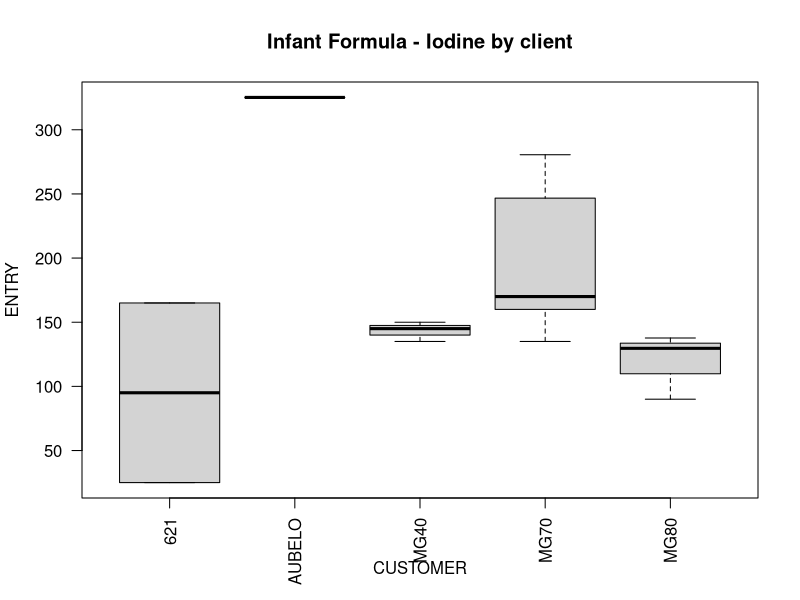
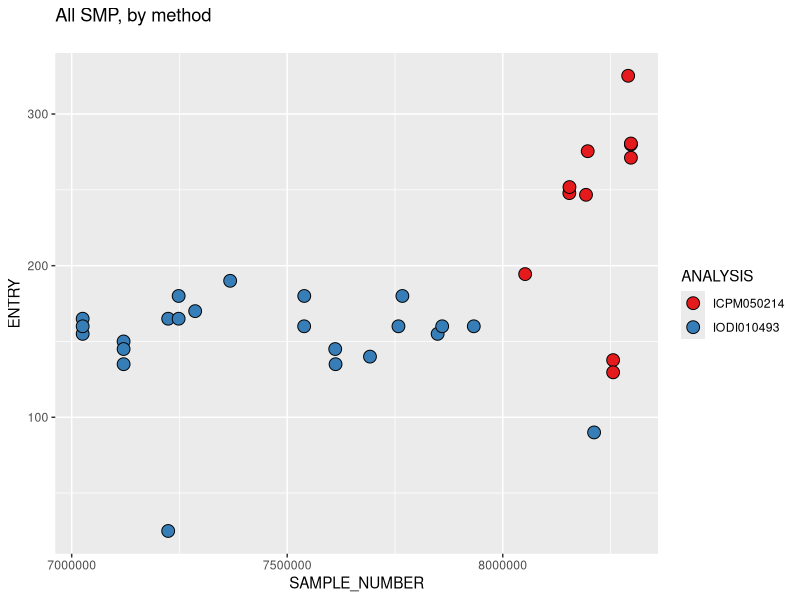
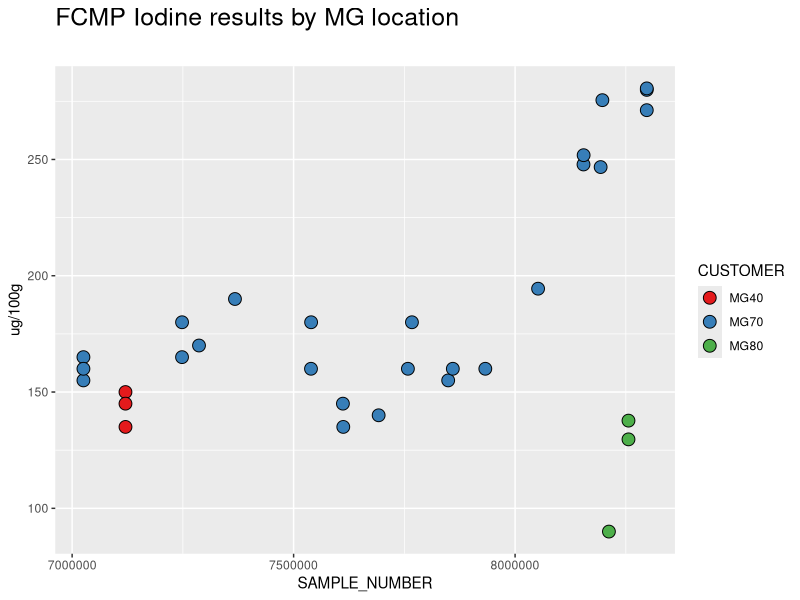
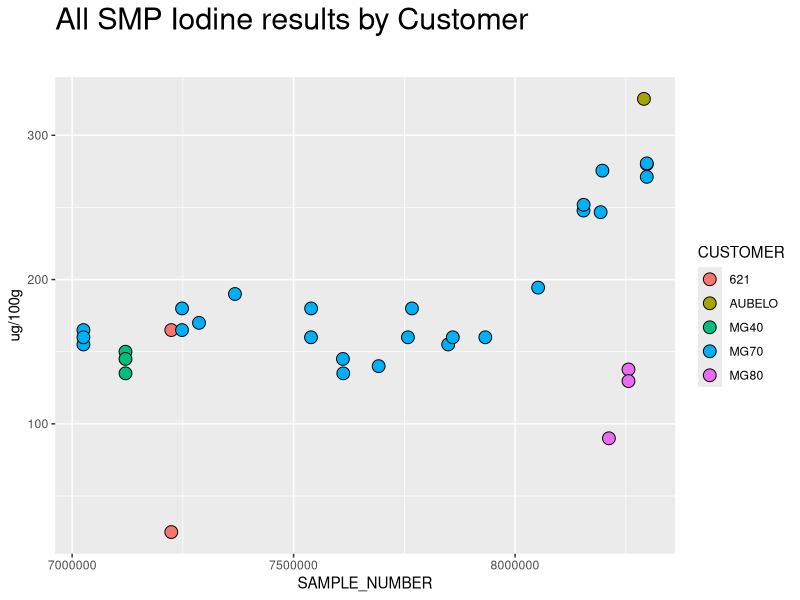
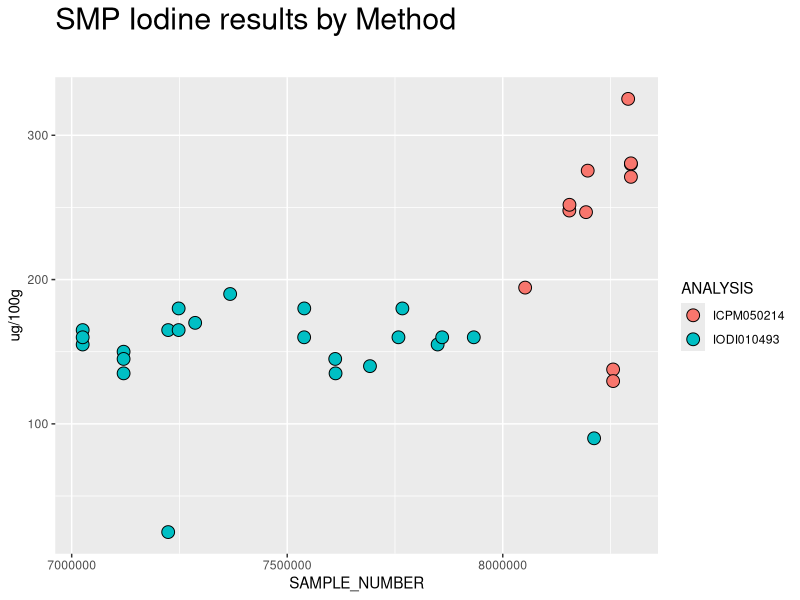
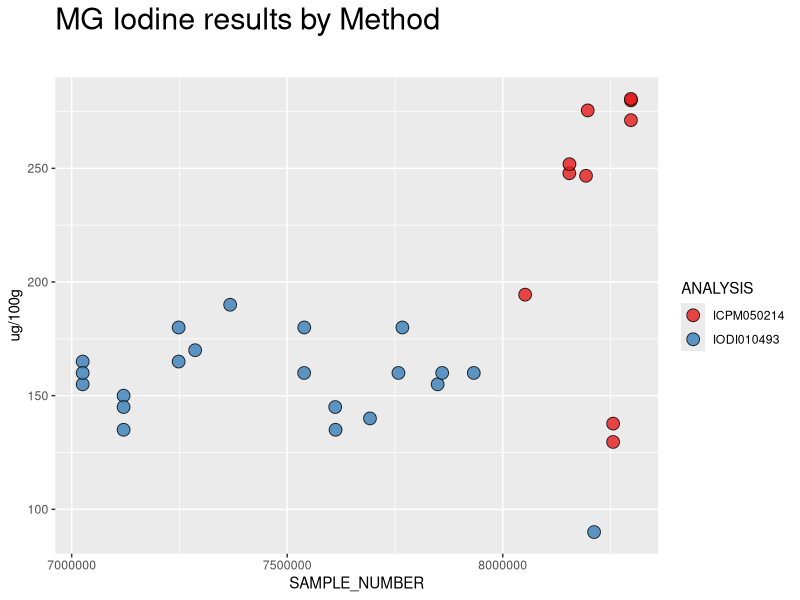
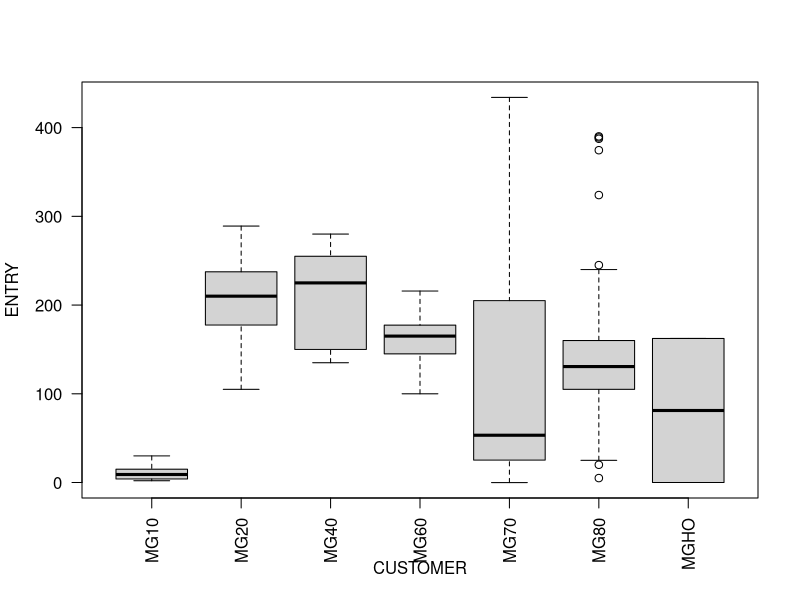
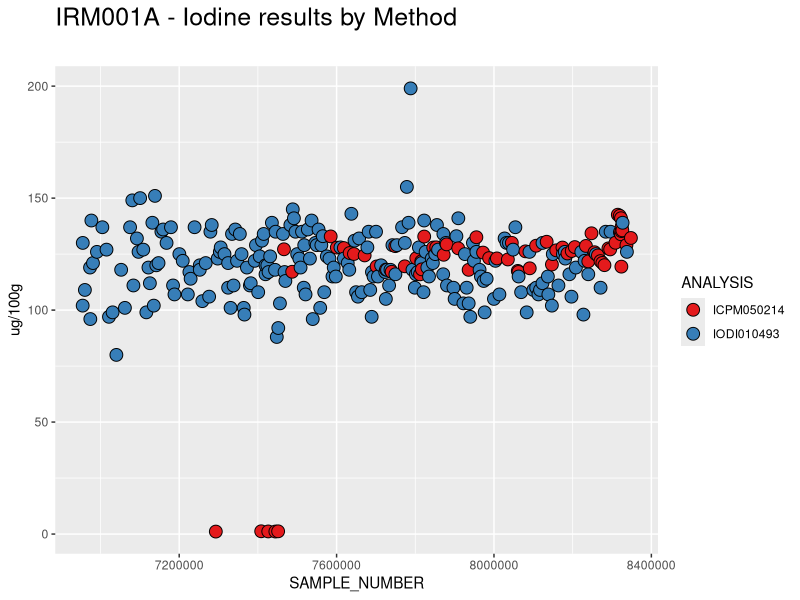

Source code (R) for these figures, in order:
# Clear Environment ---------------------------------------------
rm(list=ls())

#Default library-------------------------------------------------
library(dplyr)
library(tidyr)
library(ggplot2)
library(readxl)
library(lubridate)

#Other packages-------------------------------------------------

#Data in--------------------------------------------------------
data.in <- read.csv("data/Iodine_2015_on.csv", as.is=TRUE, header = TRUE)
colnames(data.in)[1] <- "SAMPLE_NUMBER"

data.in$ENTRY <- as.numeric(data.in$ENTRY)
data.2 <- data.in %>%
        filter(PRODUCT == "PDR_FCMP") 

data.2 <- data.2 %>%
  filter(ENTRY <900)

boxplot (ENTRY~CUSTOMER, 
         data = data.2, 
         na.rm = TRUE,
         las = 2,
         main = "Infant Formula - Iodine by client")

plot.I <- ggplot(data.2, aes(x=SAMPLE_NUMBER, y = ENTRY, fill = ANALYSIS)) +
        geom_point(size=4, shape = 21, colour = "black") +
        scale_fill_brewer(palette = "Set1") +
        labs(title = "All SMP, by method\n")
plot.I

# Results by MG location ----------------------------------------------------
data.3 <- data.2 %>%
        filter(grepl("MG", CUSTOMER))

plot.I2 <- ggplot(data.3, aes(x=SAMPLE_NUMBER, y=ENTRY, fill = CUSTOMER)) +
        geom_point(size=4, shape = 21, colour = "black") +
        labs(title = "FCMP Iodine results by MG location\n", y = "ug/100g") +
        theme(plot.title = element_text(size=18)) +
        scale_fill_brewer(palette = "Set1")
plot.I2

# Results by all customers ----------------------------------------------------
plot.I2a <- ggplot(data.2, aes(x=SAMPLE_NUMBER, y=ENTRY, fill = CUSTOMER)) +
        geom_point(size=4, shape = 21, colour = "black")+
        labs(title = "All SMP Iodine results by Customer\n", y = "ug/100g") +
        theme(plot.title = element_text(size=22))
plot.I2a

# Results by method ----------------------------------------------------
plot.I2b <- ggplot(data.2, aes(x=SAMPLE_NUMBER, y=ENTRY, fill = ANALYSIS)) +
        geom_point(size=4, shape = 21, colour = "black") +
        labs(title = "SMP Iodine results by Method\n", y = "ug/100g") +
        theme(plot.title = element_text(size=22))
plot.I2b


# MG Results by method ----------------------------------------------------
plot.I4 <- ggplot(data.3, aes(x=SAMPLE_NUMBER, y=ENTRY, fill = ANALYSIS)) +
        geom_point(size=4, shape = 21, colour = "black", alpha = 0.8)+
        scale_fill_brewer(palette = "Set1") +
        labs(title = "MG Iodine results by Method\n", y = "ug/100g") +
        theme(plot.title = element_text(size=22))
plot.I4


# Boxplot - MG results, filtered by sample number
data.5 <- data.in %>%
        #filter(SAMPLE_NUMBER > 8000000)%>%
        filter(ENTRY < 900) %>%
        filter(grepl("MG", CUSTOMER))

boxplot (ENTRY~CUSTOMER, 
         data = data.5, 
         na.rm = TRUE,
         las = 2)

# IRM by method -------------------------------------------------------------

data.irm <- data.in %>%
  filter(SAMPLING_POINT == "IRM001A") %>%
  filter(ENTRY <200)

plot.irm <- ggplot(data.irm, aes(x=SAMPLE_NUMBER, y=ENTRY, fill = ANALYSIS)) +
  geom_point(size=4, shape = 21, colour = "black") +
  labs(title = "IRM001A - Iodine results by Method\n", y = "ug/100g") +
  theme(plot.title = element_text(size=18)) +
  scale_fill_brewer(palette = "Set1")
plot.irm

# All MG results by location -------------------------------------------------

data.6 <- data.in %>%
  filter(grepl("MG", CUSTOMER)) %>%
  filter(ENTRY < 800)

plot.all_mg <- ggplot(data.6, aes(x=SAMPLE_NUMBER, y=ENTRY, fill = CUSTOMER)) +
  geom_point(size=4, shape = 21, colour = "black") +
  labs(title = "All Iodine results by MG location\n", y = "ug/100g") +
  theme(plot.title = element_text(size=18)) 
  #scale_fill_brewer(palette = "Set3")
plot.all_mg
